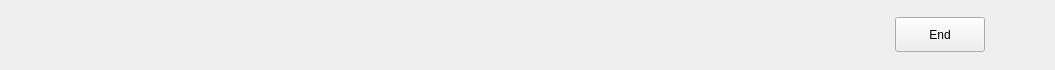
<?xml version="1.0" encoding="UTF-8"?>
<ui version="4.0">
 <class>BottomBarController</class>
 <widget class="QWidget" name="BottomBarController">
  <property name="geometry">
   <rect>
    <x>0</x>
    <y>0</y>
    <width>1055</width>
    <height>70</height>
   </rect>
  </property>
  <property name="sizePolicy">
   <sizepolicy hsizetype="Preferred" vsizetype="Expanding">
    <horstretch>0</horstretch>
    <verstretch>0</verstretch>
   </sizepolicy>
  </property>
  <property name="minimumSize">
   <size>
    <width>0</width>
    <height>0</height>
   </size>
  </property>
  <property name="maximumSize">
   <size>
    <width>16777215</width>
    <height>16777215</height>
   </size>
  </property>
  <property name="windowTitle">
   <string>BottomBarController</string>
  </property>
  <layout class="QVBoxLayout" name="verticalLayout_6">
   <property name="spacing">
    <number>0</number>
   </property>
   <property name="leftMargin">
    <number>0</number>
   </property>
   <property name="topMargin">
    <number>0</number>
   </property>
   <property name="rightMargin">
    <number>0</number>
   </property>
   <property name="bottomMargin">
    <number>0</number>
   </property>
   <item>
    <widget class="QWidget" name="widget_bg" native="true">
     <layout class="QHBoxLayout" name="horizontalLayout_6">
      <property name="spacing">
       <number>10</number>
      </property>
      <property name="leftMargin">
       <number>0</number>
      </property>
      <property name="topMargin">
       <number>0</number>
      </property>
      <property name="rightMargin">
       <number>10</number>
      </property>
      <property name="bottomMargin">
       <number>0</number>
      </property>
      <item>
       <widget class="QWidget" name="widget_6" native="true">
        <property name="minimumSize">
         <size>
          <width>150</width>
          <height>0</height>
         </size>
        </property>
        <property name="maximumSize">
         <size>
          <width>150</width>
          <height>16777215</height>
         </size>
        </property>
       </widget>
      </item>
      <item>
       <spacer name="horizontalSpacer_5">
        <property name="orientation">
         <enum>Qt::Horizontal</enum>
        </property>
        <property name="sizeHint" stdset="0">
         <size>
          <width>40</width>
          <height>20</height>
         </size>
        </property>
       </spacer>
      </item>
      <item>
       <widget class="QWidget" name="widget_5" native="true">
        <property name="minimumSize">
         <size>
          <width>560</width>
          <height>0</height>
         </size>
        </property>
        <property name="maximumSize">
         <size>
          <width>560</width>
          <height>16777215</height>
         </size>
        </property>
        <layout class="QHBoxLayout" name="horizontalLayout_2">
         <property name="spacing">
          <number>0</number>
         </property>
         <property name="leftMargin">
          <number>0</number>
         </property>
         <property name="topMargin">
          <number>0</number>
         </property>
         <property name="rightMargin">
          <number>0</number>
         </property>
         <property name="bottomMargin">
          <number>0</number>
         </property>
         <item>
          <widget class="QWidget" name="widget_camera" native="true">
           <property name="minimumSize">
            <size>
             <width>90</width>
             <height>0</height>
            </size>
           </property>
           <property name="maximumSize">
            <size>
             <width>90</width>
             <height>16777215</height>
            </size>
           </property>
           <layout class="QHBoxLayout" name="horizontalLayout_3">
            <property name="spacing">
             <number>0</number>
            </property>
            <property name="leftMargin">
             <number>0</number>
            </property>
            <property name="topMargin">
             <number>0</number>
            </property>
            <property name="rightMargin">
             <number>0</number>
            </property>
            <property name="bottomMargin">
             <number>0</number>
            </property>
            <item>
             <widget class="TXImageButton" name="widget_camera_button" native="true">
              <property name="sizePolicy">
               <sizepolicy hsizetype="Preferred" vsizetype="Expanding">
                <horstretch>0</horstretch>
                <verstretch>0</verstretch>
               </sizepolicy>
              </property>
              <property name="layoutDirection">
               <enum>Qt::LeftToRight</enum>
              </property>
              <layout class="QVBoxLayout" name="verticalLayout">
               <property name="spacing">
                <number>0</number>
               </property>
               <property name="leftMargin">
                <number>0</number>
               </property>
               <property name="topMargin">
                <number>0</number>
               </property>
               <property name="rightMargin">
                <number>0</number>
               </property>
               <property name="bottomMargin">
                <number>0</number>
               </property>
              </layout>
             </widget>
            </item>
           </layout>
          </widget>
         </item>
         <item>
          <spacer name="horizontalSpacer">
           <property name="orientation">
            <enum>Qt::Horizontal</enum>
           </property>
           <property name="sizeHint" stdset="0">
            <size>
             <width>40</width>
             <height>20</height>
            </size>
           </property>
          </spacer>
         </item>
         <item>
          <widget class="QWidget" name="widget_audio" native="true">
           <property name="minimumSize">
            <size>
             <width>90</width>
             <height>0</height>
            </size>
           </property>
           <property name="maximumSize">
            <size>
             <width>90</width>
             <height>16777215</height>
            </size>
           </property>
           <layout class="QHBoxLayout" name="horizontalLayout_4">
            <property name="spacing">
             <number>0</number>
            </property>
            <property name="leftMargin">
             <number>0</number>
            </property>
            <property name="topMargin">
             <number>0</number>
            </property>
            <property name="rightMargin">
             <number>0</number>
            </property>
            <property name="bottomMargin">
             <number>0</number>
            </property>
            <item>
             <widget class="TXImageButton" name="widget_audio_button" native="true">
              <layout class="QVBoxLayout" name="verticalLayout_2">
               <property name="spacing">
                <number>0</number>
               </property>
               <property name="leftMargin">
                <number>0</number>
               </property>
               <property name="topMargin">
                <number>0</number>
               </property>
               <property name="rightMargin">
                <number>0</number>
               </property>
               <property name="bottomMargin">
                <number>0</number>
               </property>
              </layout>
             </widget>
            </item>
           </layout>
          </widget>
         </item>
         <item>
          <spacer name="horizontalSpacer_2">
           <property name="orientation">
            <enum>Qt::Horizontal</enum>
           </property>
           <property name="sizeHint" stdset="0">
            <size>
             <width>40</width>
             <height>20</height>
            </size>
           </property>
          </spacer>
         </item>
         <item>
          <widget class="QWidget" name="widget_share" native="true">
           <property name="minimumSize">
            <size>
             <width>90</width>
             <height>0</height>
            </size>
           </property>
           <property name="maximumSize">
            <size>
             <width>90</width>
             <height>16777215</height>
            </size>
           </property>
           <layout class="QHBoxLayout" name="horizontalLayout_5">
            <property name="spacing">
             <number>0</number>
            </property>
            <property name="leftMargin">
             <number>0</number>
            </property>
            <property name="topMargin">
             <number>0</number>
            </property>
            <property name="rightMargin">
             <number>0</number>
            </property>
            <property name="bottomMargin">
             <number>0</number>
            </property>
            <item>
             <widget class="TXImageButton" name="widget_share_button" native="true">
              <layout class="QVBoxLayout" name="verticalLayout_3">
               <property name="spacing">
                <number>0</number>
               </property>
               <property name="leftMargin">
                <number>0</number>
               </property>
               <property name="topMargin">
                <number>0</number>
               </property>
               <property name="rightMargin">
                <number>0</number>
               </property>
               <property name="bottomMargin">
                <number>0</number>
               </property>
              </layout>
             </widget>
            </item>
           </layout>
          </widget>
         </item>
         <item>
          <spacer name="horizontalSpacer_3">
           <property name="orientation">
            <enum>Qt::Horizontal</enum>
           </property>
           <property name="sizeHint" stdset="0">
            <size>
             <width>40</width>
             <height>20</height>
            </size>
           </property>
          </spacer>
         </item>
         <item>
          <widget class="QWidget" name="widget_member" native="true">
           <property name="sizePolicy">
            <sizepolicy hsizetype="Preferred" vsizetype="Preferred">
             <horstretch>0</horstretch>
             <verstretch>0</verstretch>
            </sizepolicy>
           </property>
           <property name="minimumSize">
            <size>
             <width>90</width>
             <height>0</height>
            </size>
           </property>
           <property name="maximumSize">
            <size>
             <width>90</width>
             <height>16777215</height>
            </size>
           </property>
           <layout class="QHBoxLayout" name="horizontalLayout">
            <property name="spacing">
             <number>0</number>
            </property>
            <property name="leftMargin">
             <number>0</number>
            </property>
            <property name="topMargin">
             <number>0</number>
            </property>
            <property name="rightMargin">
             <number>0</number>
            </property>
            <property name="bottomMargin">
             <number>0</number>
            </property>
            <item>
             <widget class="TXImageButton" name="widget_member_button" native="true">
              <layout class="QVBoxLayout" name="verticalLayout_4">
               <property name="spacing">
                <number>0</number>
               </property>
               <property name="leftMargin">
                <number>0</number>
               </property>
               <property name="topMargin">
                <number>0</number>
               </property>
               <property name="rightMargin">
                <number>0</number>
               </property>
               <property name="bottomMargin">
                <number>0</number>
               </property>
              </layout>
             </widget>
            </item>
           </layout>
          </widget>
         </item>
         <item>
          <spacer name="horizontalSpacer_4">
           <property name="orientation">
            <enum>Qt::Horizontal</enum>
           </property>
           <property name="sizeHint" stdset="0">
            <size>
             <width>40</width>
             <height>20</height>
            </size>
           </property>
          </spacer>
         </item>
         <item>
          <widget class="QWidget" name="widget_chatroom" native="true">
           <property name="minimumSize">
            <size>
             <width>90</width>
             <height>0</height>
            </size>
           </property>
           <property name="maximumSize">
            <size>
             <width>90</width>
             <height>16777215</height>
            </size>
           </property>
           <layout class="QVBoxLayout" name="verticalLayout_7">
            <property name="spacing">
             <number>0</number>
            </property>
            <property name="leftMargin">
             <number>0</number>
            </property>
            <property name="topMargin">
             <number>0</number>
            </property>
            <property name="rightMargin">
             <number>0</number>
            </property>
            <property name="bottomMargin">
             <number>0</number>
            </property>
            <item>
             <widget class="TXImageButton" name="widget_chatroom_button" native="true">
              <layout class="QHBoxLayout" name="horizontalLayout_13">
               <property name="spacing">
                <number>0</number>
               </property>
               <property name="leftMargin">
                <number>0</number>
               </property>
               <property name="topMargin">
                <number>0</number>
               </property>
               <property name="rightMargin">
                <number>0</number>
               </property>
               <property name="bottomMargin">
                <number>0</number>
               </property>
              </layout>
             </widget>
            </item>
           </layout>
          </widget>
         </item>
         <item>
          <spacer name="horizontalSpacer_9">
           <property name="orientation">
            <enum>Qt::Horizontal</enum>
           </property>
           <property name="sizeType">
            <enum>QSizePolicy::Expanding</enum>
           </property>
           <property name="sizeHint" stdset="0">
            <size>
             <width>40</width>
             <height>20</height>
            </size>
           </property>
          </spacer>
         </item>
        </layout>
       </widget>
      </item>
      <item>
       <spacer name="horizontalSpacer_6">
        <property name="orientation">
         <enum>Qt::Horizontal</enum>
        </property>
        <property name="sizeHint" stdset="0">
         <size>
          <width>40</width>
          <height>20</height>
         </size>
        </property>
       </spacer>
      </item>
      <item>
       <widget class="QWidget" name="widget_7" native="true">
        <property name="sizePolicy">
         <sizepolicy hsizetype="Expanding" vsizetype="Preferred">
          <horstretch>0</horstretch>
          <verstretch>0</verstretch>
         </sizepolicy>
        </property>
        <property name="minimumSize">
         <size>
          <width>150</width>
          <height>0</height>
         </size>
        </property>
        <property name="maximumSize">
         <size>
          <width>150</width>
          <height>16777215</height>
         </size>
        </property>
        <layout class="QHBoxLayout" name="horizontalLayout_7">
         <property name="spacing">
          <number>0</number>
         </property>
         <property name="leftMargin">
          <number>0</number>
         </property>
         <property name="topMargin">
          <number>0</number>
         </property>
         <property name="rightMargin">
          <number>0</number>
         </property>
         <property name="bottomMargin">
          <number>0</number>
         </property>
         <item>
          <widget class="QPushButton" name="btn_end">
           <property name="minimumSize">
            <size>
             <width>90</width>
             <height>35</height>
            </size>
           </property>
           <property name="maximumSize">
            <size>
             <width>90</width>
             <height>35</height>
            </size>
           </property>
           <property name="text">
            <string>End</string>
           </property>
          </widget>
         </item>
         <item>
          <spacer name="horizontalSpacer_7">
           <property name="orientation">
            <enum>Qt::Horizontal</enum>
           </property>
           <property name="sizeHint" stdset="0">
            <size>
             <width>40</width>
             <height>20</height>
            </size>
           </property>
          </spacer>
         </item>
        </layout>
       </widget>
      </item>
     </layout>
    </widget>
   </item>
  </layout>
 </widget>
 <layoutdefault spacing="6" margin="11"/>
 <customwidgets>
  <customwidget>
   <class>TXImageButton</class>
   <extends>QWidget</extends>
   <header>TXImageButton.h</header>
   <container>1</container>
  </customwidget>
 </customwidgets>
 <resources/>
 <connections/>
</ui>
